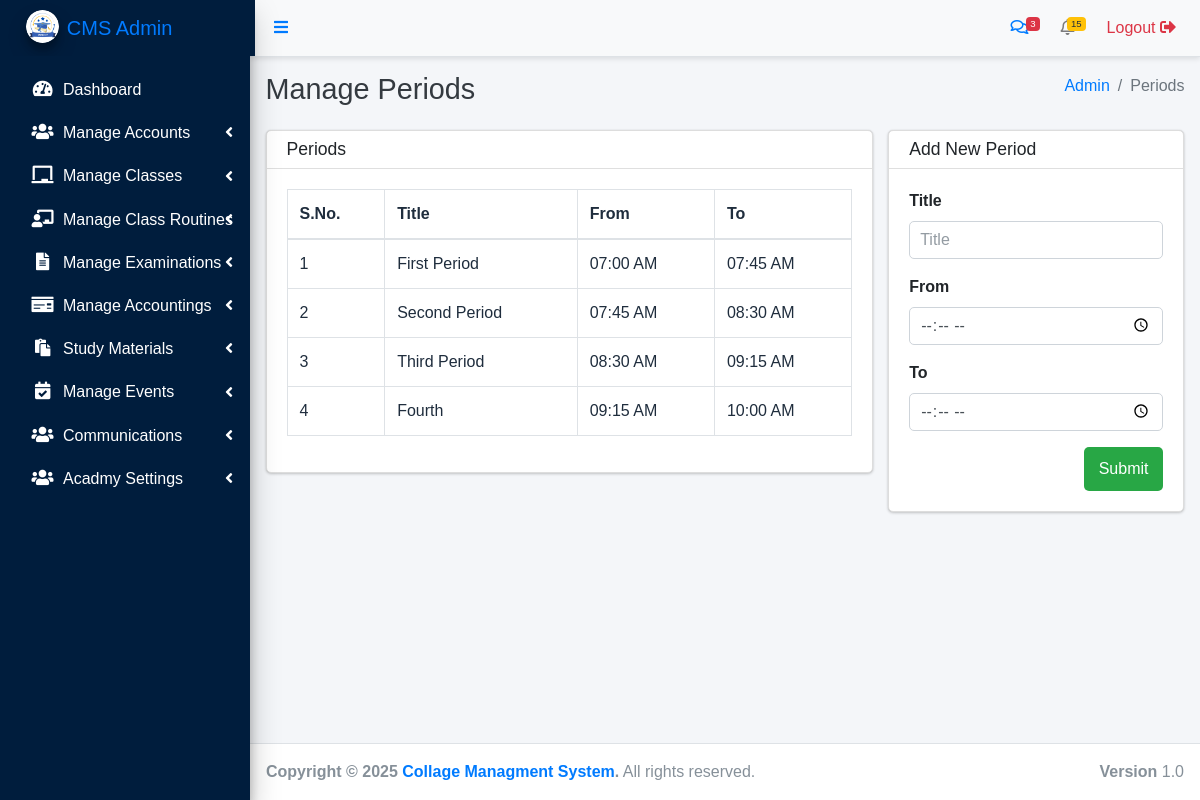
The app's page /admin/periods.php (signed in) with its own data.
### tables this page shows
CREATE TABLE `posts` (
  `id` int NOT NULL AUTO_INCREMENT,
  `author` int NOT NULL DEFAULT '1',
  `title` text NOT NULL,
  `description` text NOT NULL,
  `type` varchar(100) NOT NULL,
  `publish_date` timestamp NOT NULL DEFAULT CURRENT_TIMESTAMP ON UPDATE CURRENT_TIMESTAMP,
  `modified_date` timestamp NOT NULL DEFAULT '0000-00-00 00:00:00' ON UPDATE CURRENT_TIMESTAMP,
  `status` varchar(50) NOT NULL,
  `parent` int NOT NULL,
  PRIMARY KEY (`id`)
);

CREATE TABLE `metadata` (
  `id` int NOT NULL AUTO_INCREMENT,
  `item_id` int NOT NULL,
  `meta_key` text NOT NULL,
  `meta_value` text NOT NULL,
  PRIMARY KEY (`id`)
);

### includes/functions.php (called while the page is built, shortened)
<?php
function get_posts(array $args = [],string $type = 'object')
{
    global $db_conn;
    $condition = "WHERE 0 ";
    if(!empty($args))
    {
        foreach($args as $k => $v)
        {
            $v = (string)$v;
            $condition_ar[] = "$k = '$v'";
        }
        if ($condition_ar > 0) {
            $condition = "WHERE " . implode(" AND ", $condition_ar);
        }
    };
    $sql = "SELECT * FROM posts $condition";
    $query = mysqli_query($db_conn,$sql);
    return data_output($query , $type);
}
function get_metadata($item_id,$meta_key='',$type ='object')
{
    global $db_conn;
    $query = mysqli_query($db_conn,"SELECT * FROM metadata WHERE item_id = $item_id");
    if(!empty($meta_key))
    {
        $query = mysqli_query($db_conn,"SELECT * FROM metadata WHERE item_id = $item_id AND meta_key = '$meta_key'");
    }
    return data_output($query , $type);
}
function data_output($query , $type ='object')
{
    $output = array();
    if($type == 'object')
    {
        while ($result = mysqli_fetch_object($query)) {
            $output[] = $result;
        }
    }
    else
    {
        while ($result = mysqli_fetch_assoc($query)) {
            $output[] = $result;
        }
    }
    return $output;
}
?>

### admin/periods.php (the view, shortened to what this page needs)
<?php include('header.php') ?>
<?php include('sidebar.php') ?>
    <div class="content-header">
      <div class="container-fluid">
        <div class="row mb-2">
          <div class="col-sm-6">
            <h1 class="m-0 text-dark">Manage Periods</h1>
          </div>
          <div class="col-sm-6">
            <ol class="breadcrumb float-sm-right">
              <li class="breadcrumb-item"><a href="#">Admin</a></li>
              <li class="breadcrumb-item active">Periods</li>
            </ol>
          </div>
        </div>
      </div>
    </div>
    <section class="content">
      <div class="container-fluid">
        <div class="row">
          <div class='col-lg-8'>
            <div class="card">
              <div class="card-header py-2">
                <h3 class="card-title">
                Periods
                </h3>
              </div>
              <div class="card-body">
                <div class="table-responsive bg-white">
                  <table class="table table-bordered">
                    <thead>
                      <tr>
                        <th>S.No.</th>
                        <th>Title</th>
                        <th>From</th>
                        <th>To</th>
                      </tr>
                    </thead>
                    <tbody>
                      <?php
                      $count = 1;
                      $args = array(
                        'type' => 'period',
                        'status' => 'publish',
                      );
                      $periods = get_posts($args);
                      foreach($periods as $period) {
                        $from_metadata = get_metadata($period->id, 'from');
                        $to_metadata = get_metadata($period->id, 'to');
                        $from = '';
                        if (!empty($from_metadata)) {
                          $from = $from_metadata[0]->meta_value;
                        }
                        $to = '';
                        if (!empty($to_metadata)) {
                          $to = $to_metadata[0]->meta_value;
                        }
                        ?>
                      <tr>
                        <td><?=$count++?></td>
                        <td><?=$period->title?></td>
                        <td><?php echo date('h:i A',strtotime($from)) ?></td>
                        <td><?php echo date('h:i A',strtotime($to)) ?></td>
                      </tr>
                      <?php } ?>
                  </table>
                </div>
              </div>
            </div>
          </div>
          <div class="col-lg-4">
            <div class="card">
              <div class="card-header py-2">
                <h3 class="card-title">
                  Add New Period
                </h3>
              </div>
              <div class="card-body">
                <form action="" method="POST">
                  <div class="form-group">
                    <label for="title">Title</label>
                    <input type="text" name="title" placeholder="Title" required class="form-control">
                  </div>
                  <div class="form-group">
                    <label for="title">From</label>
                    <input type="time" name="from" placeholder="From" required class="form-control">
                  </div>
                  <div class="form-group">
                    <label for="title">To</label>
                    <input type="time" name="to" placeholder="To" required class="form-control">
                  </div>
                  <button name="submit" class="btn btn-success float-right">
                    Submit
                  </button>
                </form>
              </div>
            </div>
          </div>
        </div>
      </div>
    </section>
<?php include('footer.php') ?>

### admin/header.php (style rules this page uses)
body { font-family: Arial, sans-serif; }
.card { margin-bottom: 20px; border: 1px solid #ddd; border-radius: 5px; }
.table { width: 100%; margin-bottom: 1rem; color: #212529; }
.table th, .table td { padding: 0.75rem; vertical-align: top; border-top: 1px solid #dee2e6; }
.btn { padding: 10px 15px; border: none; border-radius: 5px; cursor: pointer; transition: background-color 0.3s ease; }
.btn-success { background-color: #28a745; color: white; }
.form-control { padding: 10px; border: 1px solid #ced4da; border-radius: 5px; transition: border-color 0.3s ease; }

### records on screen
posts: title "First Period", metadata.meta_value "07:00 AM", metadata.meta_value "07:45 AM"
posts: title "Second Period", metadata.meta_value "07:45 AM", metadata.meta_value "08:30 AM"
posts: title "Third Period", metadata.meta_value "08:30 AM", metadata.meta_value "09:15 AM"
posts: title "Fourth", metadata.meta_value "09:15 AM", metadata.meta_value "10:00 AM"
